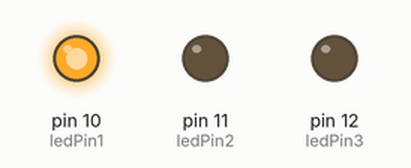
A sketch run on a simulated Arduino Uno, built with avr-gcc and run on an emulated ATmega328P. On the bench: output pins drawn as LEDs (lit = HIGH).

Above: at 0.05 s.
At 2.35 s:
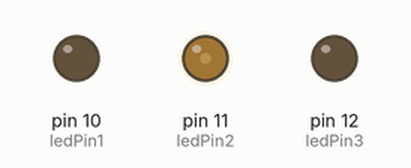
At 2.8 s:
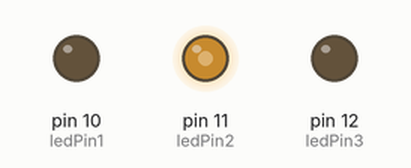
At 4.0 s:
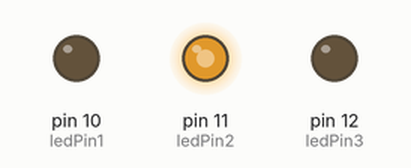
At 5.15 s:
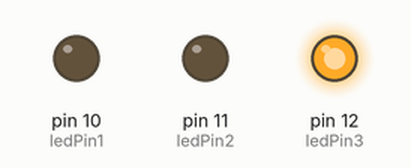
At 5.6 s:
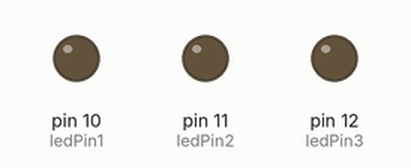
Timing chart, 0 to 7.3 s (numbered marks = the images above):
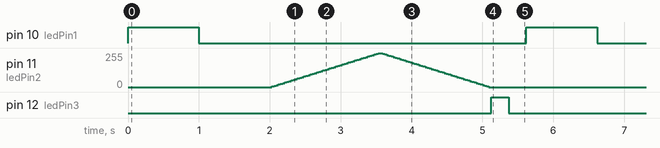

Measured:
- by itself, pin 10 (ledPin1): alternates HIGH for 1.0 s and LOW for 4.6 s
- by itself, pin 12 (ledPin3): alternates HIGH for 0.25 s and LOW for 5.4 s

The sketch:

Delay_ES.ino
```cpp
const int ledPin1 = 10;
const int ledPin2 = 11;
const int ledPin3 = 12;

void setup() {
  pinMode(ledPin1, OUTPUT);
  pinMode(ledPin2, OUTPUT);
  pinMode(ledPin3, OUTPUT);
}

void loop() {
  // Lampeggio del primo LED ogni secondo
  digitalWrite(ledPin1, HIGH);
  delay(1000);
  digitalWrite(ledPin1, LOW);
  delay(1000);

  // Effetto fade sul secondo LED ogni 30 ms
  for (int brightness = 0; brightness <= 255; brightness += 5) {
    analogWrite(ledPin2, brightness);
    delay(30);
  }
  for (int brightness = 255; brightness >= 0; brightness -= 5) {
    analogWrite(ledPin2, brightness);
    delay(30);
  }

  // Lampeggio del terzo LED ogni 250 ms
  digitalWrite(ledPin3, HIGH);
  delay(250);
  digitalWrite(ledPin3, LOW);
  delay(250);
}
```
